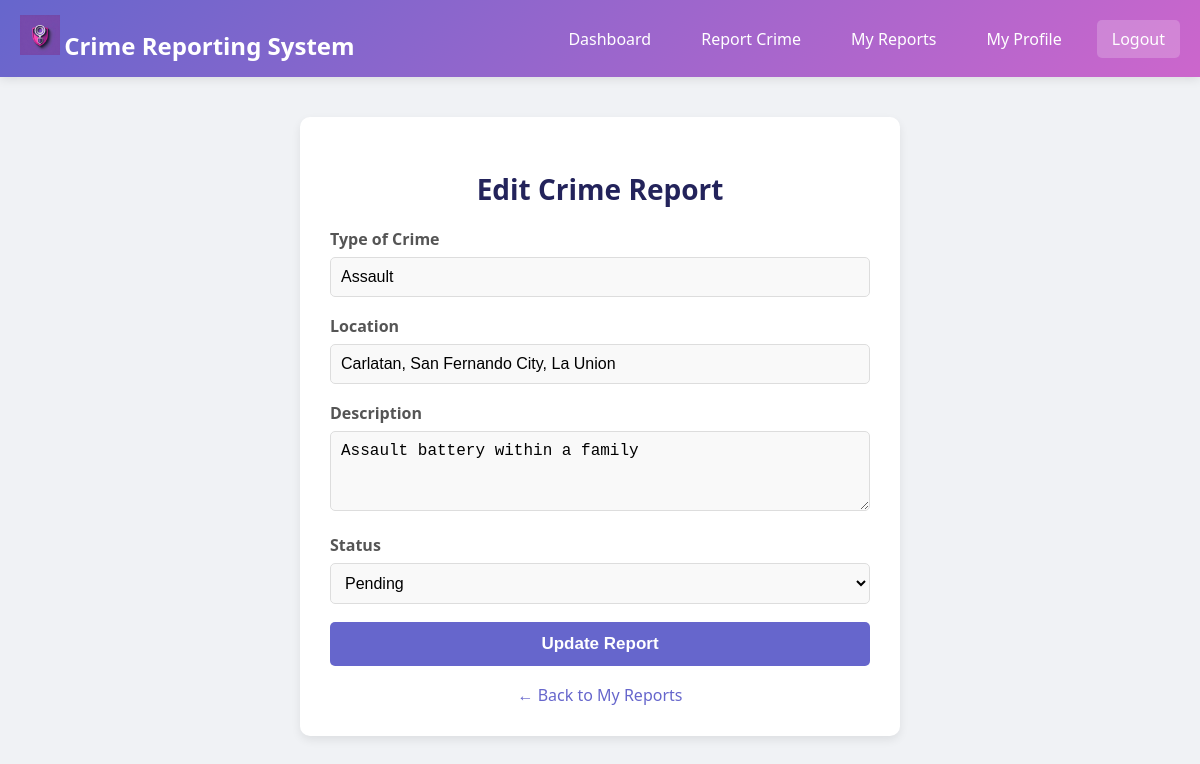
The page /edit-report.php?id=12 (signed in) on the database its author committed.
### tables this page shows
CREATE TABLE `crime_reports` (
  `id` int(11) NOT NULL AUTO_INCREMENT,
  `user_id` int(11) NOT NULL,
  `type` varchar(50) NOT NULL,
  `location` varchar(255) NOT NULL,
  `incident_date` date NOT NULL,
  `incident_time` time DEFAULT NULL,
  `description` text NOT NULL,
  `witnesses` text DEFAULT NULL,
  `evidence_description` text DEFAULT NULL,
  `evidence_file_path` varchar(255) DEFAULT NULL,
  `status` enum('pending','investigating','resolved','closed') NOT NULL DEFAULT 'pending',
  `officer_assigned` int(11) DEFAULT NULL,
  `officer_notes` text DEFAULT NULL,
  `created_at` timestamp NULL DEFAULT current_timestamp(),
  `updated_at` timestamp NULL DEFAULT current_timestamp() ON UPDATE current_timestamp(),
  PRIMARY KEY (`id`),
  KEY `idx_crime_reports_user_id` (`user_id`),
  KEY `idx_crime_reports_status` (`status`),
  KEY `idx_crime_reports_date` (`incident_date`)
);

### edit-report.php (the view, shortened to what this page needs)
<?php
$host = 'localhost';
$user = 'root';
$pass = 'mary';
$dbname = 'crime3';
$conn = new mysqli($host, $user, $pass, $dbname);
$userId = $_SESSION['user_id'];
$reportId = isset($_GET['id']) ? intval($_GET['id']) : 0;
$stmt = $conn->prepare("SELECT id, type, location, description, status FROM crime_reports WHERE id = ? AND user_id = ?");
$stmt->bind_param("ii", $reportId, $userId);
$stmt->execute();
$result = $stmt->get_result();
$report = $result->fetch_object();
?>
<!DOCTYPE html>
<html lang="en">
<head>
    <link rel="stylesheet" href="dashboard.css">
</head>
<body>
<div class="header">
    <div class="header-content">
        <div class="logo">
            <img src="crime-report-logo.png" alt="Crime Report Logo" style="height:40px; width:auto; max-width:150px;">
            <span class="site-title">Crime Reporting System</span>
        </div>
        <div class="nav-links">
            <a href="dashboard.php">Dashboard</a>
            <a href="report-crime.php">Report Crime</a>
            <a href="my-reports.php" class="active">My Reports</a>
            <a href="profile.php">My Profile</a>
            <a href="logout.php" class="logout-btn">Logout</a>
        </div>
    </div>
</div>
<div class="container">
    <div class="edit-report-container">
        <h2>Edit Crime Report</h2>
        <form method="post" action="edit-report.php?id=<?php echo $report->id; ?>">
            <div class="form-group">
                <label for="type">Type of Crime</label>
                <input type="text" id="type" name="type" value="<?php echo htmlspecialchars($report->type); ?>" required>
            </div>
            <div class="form-group">
                <label for="location">Location</label>
                <input type="text" id="location" name="location" value="<?php echo htmlspecialchars($report->location); ?>" required>
            </div>
            <div class="form-group">
                <label for="description">Description</label>
                <textarea id="description" name="description" required><?php echo htmlspecialchars($report->description); ?></textarea>
            </div>
            <div class="form-group">
                <label for="status">Status</label>
                <select id="status" name="status" required>
                    <option value="pending" <?php if ($report->status === 'pending') echo 'selected'; ?>>Pending</option>
                </select>
            </div>
            <button type="submit" class="btn">Update Report</button>
        </form>
        <a href="my-reports.php" class="back-link">&larr; Back to My Reports</a>
    </div>
</div>
</body>
</html>

### dashboard.css (style rules this page uses)
* { box-sizing: border-box; }
body { font-family: 'Segoe UI', sans-serif; margin: 0; padding: 0; background-color: #f0f2f5; }
.header { background: linear-gradient(135deg, #6666cc, #cc66cc); color: white; padding: 15px 0; box-shadow: 0 2px 10px rgba(0,0,0,0.1); }
.header-content { display: flex; justify-content: space-between; align-items: center; max-width: 1200px; margin: 0 auto; padding: 0 20px; }
.site-title { font-size: 24px; font-weight: 700; }
.nav-links { display: flex; gap: 20px; }
.nav-links a { color: white; text-decoration: none; padding: 8px 15px; border-radius: 5px; transition: background-color 0.3s; }
.logout-btn { background-color: rgba(255, 255, 255, 0.2); }
.container { max-width: 1200px; margin: 30px auto; padding: 0 20px; }
h2 { color: #333; font-size: 28px; font-weight: 600; margin-bottom: 10px; }
.btn { display: block; text-align: center; padding: 12px; color: white; font-weight: 600; text-decoration: none; border-radius: 6px; margin-bottom: 15px; transition: opacity 0.3s; }
.quick-link-btn, .btn, .btn-primary, .btn-secondary { transition: transform 0.18s cubic-bezier(.4,2,.6,1), box-shadow 0.18s; }

### edit-report.php (style rules this page uses)
.edit-report-container { max-width: 600px; margin: 40px auto; background: #fff; padding: 30px; border-radius: 10px; box-shadow: 0 4px 10px rgba(0,0,0,0.08); }
.edit-report-container h2 { text-align: center; color: #23235b; margin-bottom: 20px; }
.form-group { margin-bottom: 18px; }
label { display: block; margin-bottom: 7px; font-weight: 600; color: #555; }
input[type="text"], textarea, select { width: 100%; padding: 10px; border: 1px solid #ddd; border-radius: 5px; font-size: 16px; background-color: #f9f9f9; }
textarea { min-height: 80px; }
.btn { padding: 12px 22px; background: #6666cc; color: #fff; border: none; border-radius: 5px; font-size: 17px; font-weight: 600; cursor: pointer; margin-top: 10px; width: 100%; }
.back-link { display: block; text-align: center; margin-top: 18px; color: #6666cc; text-decoration: none; font-weight: 500; }
.edit-report-container, .edit-report-container h2, .errors, .success, form, .back-link { animation: fadeInUp 0.8s cubic-bezier(.4,2,.6,1) both; }
.edit-report-container h2 { animation-delay: 0.1s; }
form { animation-delay: 0.3s; }
.back-link { animation-delay: 0.4s; }
.btn { transition: transform 0.18s cubic-bezier(.4,2,.6,1), box-shadow 0.18s; }

### rows shown on the page
crime_reports: type "Assault", location "Carlatan, San Fernando City, La Union", description "Assault battery within a family", status "Pending"
